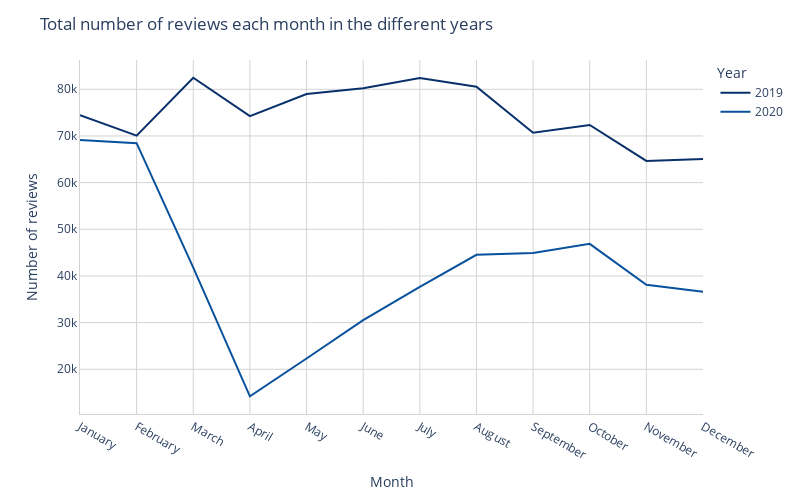

Write notebook code for a chart like this one.
### Markdown cell above
Explanation matches the chart on the website. In this notebook only 2019 and 2020 is shown.

In the chart below you are now looking at the number of reviews each month each year. One thing stands out immediately – the covid-19 lockdown in 2020. The number of reviews decreases very significantly from Feb to Apr 2020 and compared to 2019 it is still not at all “back to normal” by the end of 2020. Other than this, you can see in the chart that there are most reviews during the summer with a peak in July or August and less reviews during the winter. Not taking 2020 into account you can also see that the number of reviews have generally increased over the years.

### Code cell
sorter = ['January', 'February', 'March', 'April', 'May', 'June','July',
          'August','September','October','November','December']

colors = ['#08306b', '#08519c', '#2171b5', '#4292c6', '#6baed6', '#9ecae1', '#c6dbef']#, '#deebf7', '#f7fbff']

day_hour = df[df.date.dt.year != 2021].groupby([df['date'].dt.year, df.date.dt.month_name()])['stars'].count().reindex(sorter,level=1)
day_hour.index.names = ["Year", "Month"]
day_hour = day_hour.unstack(0)

fig = px.line(day_hour, x=day_hour.index, y=day_hour.columns,width=800, height=500, color_discrete_sequence = colors)
fig.update_traces(hovertemplate=None)
fig.update_layout(title_text="Total number of reviews each month in the different years", 
                  plot_bgcolor='rgba(0,0,0,0)',
                  yaxis_title="Number of reviews",
                  hovermode="x unified")
fig.update_xaxes(showline=True, linewidth=1, linecolor='lightgrey', 
                 showgrid=True, gridwidth=1, gridcolor='lightgrey')
fig.update_yaxes(showline=True, linewidth=1, linecolor='lightgrey',
                 showgrid=True, gridwidth=1, gridcolor='lightgrey')
#fig.show()

### Figure 1 — Plotly figure (JSON) as saved in the notebook; plotly's stock layout.template omitted (floating-point values rounded to 4 significant figures)
{"data": [{"legendgroup": "2019", "line": {"color": "#08306b", "dash": "solid"}, "mode": "lines", "name": "2019", "orientation": "v", "showlegend": true, "type": "scatter", "x": ["January", "February", "March", "April", "May", "June", "July", "August", "September", "October", "November", "December"], "xaxis": "x", "y": [74471, 70070, 82484, 74256, 78983, 80247, 82440, 80534, 70678, 72353, 64659, 65050], "yaxis": "y"}, {"legendgroup": "2020", "line": {"color": "#08519c", "dash": "solid"}, "mode": "lines", "name": "2020", "orientation": "v", "showlegend": true, "type": "scatter", "x": ["January", "February", "March", "April", "May", "June", "July", "August", "September", "October", "November", "December"], "xaxis": "x", "y": [69144, 68446, 41799, 14209, 22319, 30538, 37666, 44520, 44931, 46881, 38119, 36635], "yaxis": "y"}], "layout": {"height": 500, "hovermode": "x unified", "legend": {"title": {"text": "Year"}, "tracegroupgap": 0}, "margin": {"t": 60}, "plot_bgcolor": "rgba(0,0,0,0)", "title": {"text": "Total number of reviews each month in the different years"}, "width": 800, "xaxis": {"anchor": "y", "domain": [0, 1], "gridcolor": "lightgrey", "gridwidth": 1, "linecolor": "lightgrey", "linewidth": 1, "showgrid": true, "showline": true, "title": {"text": "Month"}}, "yaxis": {"anchor": "x", "domain": [0, 1], "gridcolor": "lightgrey", "gridwidth": 1, "linecolor": "lightgrey", "linewidth": 1, "showgrid": true, "showline": true, "title": {"text": "Number of reviews"}}}}
